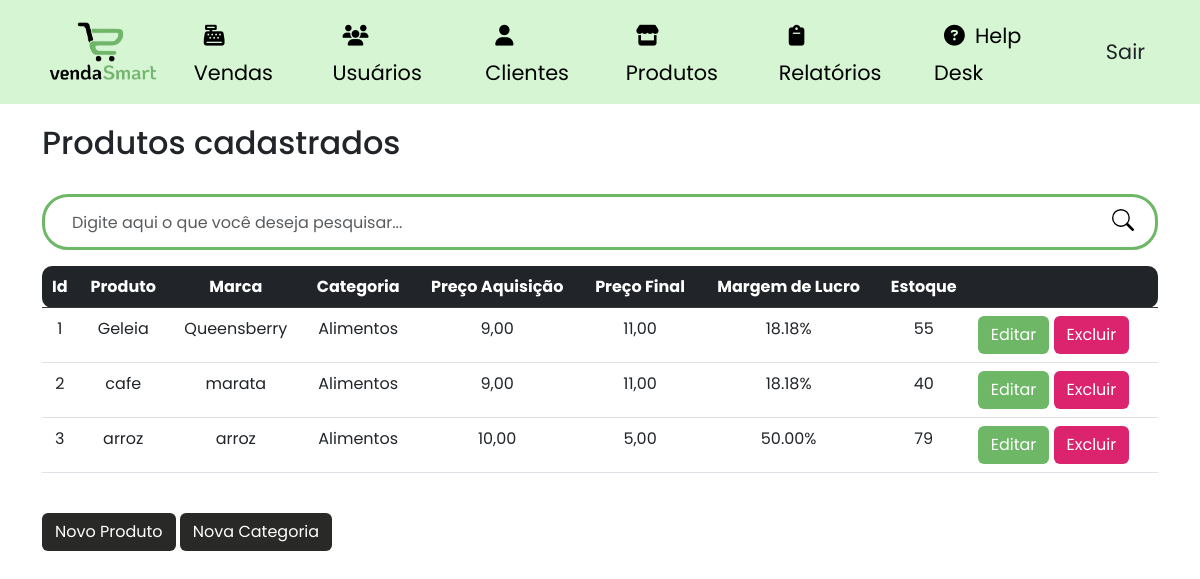
Before: /produtos (signed in) with the older database file.
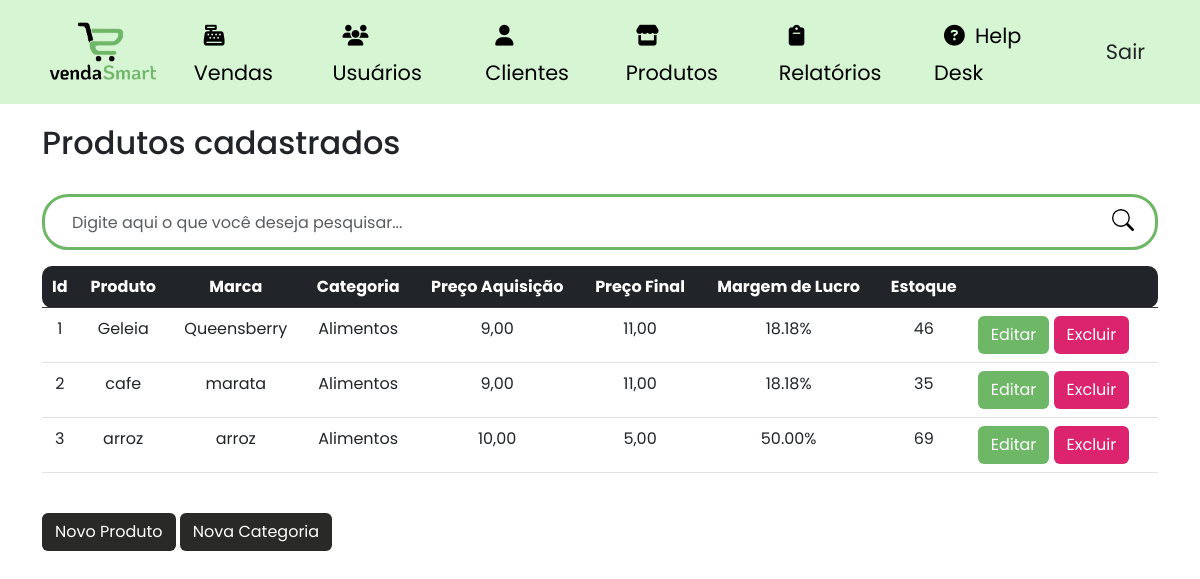
After: the same page with the newer database file.
### site_atividade/models/__init__.py (models this page shows, shortened)
class Produtos(database.Model):
    id_produtos = database.Column(database.Integer, primary_key=True)
    produto = database.Column(database.String, nullable=False)
    marca = database.Column(database.String, nullable=False)
    preco_aquisicao = database.Column(database.Float, nullable=False)
    preco = database.Column(database.Float, nullable=False)
    estoque = database.Column(database.Integer, nullable=False)
    margem_lucro = database.Column(database.Float, nullable=True)
    categoria_fk = database.Column(database.Integer, database.ForeignKey('categoria.id_categoria'), nullable=False)
    itens_venda = database.relationship('ItemVenda', backref='produto')

class Categoria(database.Model):
    id_categoria = database.Column(database.Integer, primary_key=True)
    categoria = database.Column(database.String, nullable=False)
    produtos = database.relationship('Produtos', backref='categoria', lazy=True)

### site_atividade/routers/__init__.py (the view)
@app.route("/produtos")
@login_required
def produtos():
    search_term = request.args.get('search')
    if search_term:
        produtos = Produtos.query.filter(Produtos.produto.ilike(f'%{search_term}%')).all()
    else:
        produtos = Produtos.query.all()
    categorias = Categoria.query.all()  # Obter todas as categorias
    return render_template('lista_produto.html', produtos=produtos, categorias=categorias)

### site_atividade/models/__init__.py (called while the page is built)
@login_manager.user_loader
def load_usuario(id_usuario):
    return Usuario.query.get(int(id_usuario))

### site_atividade/templates/lista_produto.html (shortened to what this page needs)
{% extends 'base.html' %}
{% block body %}
        <div class="container theme-showcase" role="main">
            <br>
            <div class="page-header">
                <h2 class="box-title col-md-12">Produtos cadastrados</h2>
            </div>
            <br>
            <div class="search-box">
                <form class="form-search" action="{{ url_for('produtos') }}" method="GET">
                    <div class="input-group form-group-search">
                        <input type="text" class="form-control form-control-search" placeholder="Digite aqui o que você deseja pesquisar..." id="search-input" name="search">
                        <span class="input-group-btn">
                            <button class="btn-search type="submit"></button>
                        </span>
                    </div>
                </form>
            </div>
            <div class="list-product">
                <table class="table table-hover scrollable-table">
                    <thead class="table-dark">
                        <tr>
                            <th class="text-center table-rounded-start">Id</th>
                            <th class="text-center">Produto</th>
                            <th class="text-center">Marca</th>
                            <th class="text-center">Categoria</th>
                            <th class="text-center">Preço Aquisição</th>
                            <th class="text-center">Preço Final</th>
                            <th class="text-center">Margem de Lucro</th>
                            <th class="text-center">Estoque</th>
                            <th class="table-rounded-end"> </th>
                        </tr>
                    </thead>
                    <tbody>
                    {% for produto in produtos %}
                        <tr data-href="#">
                           </td> <td class="text-center"> {{ produto.id_produtos }} </td>
                            <td class="text-center">{{ produto.produto }}</td>
                            <td class="text-center ">{{ produto.marca }}</td>
                            <td class="text-center">{{ produto.categoria.categoria }}</td>
                            <td class="text-center">{{ "{:.2f}".format(produto.preco_aquisicao).replace('.', ',') }}</td>
                            <td class="text-center">{{ "{:.2f}".format(produto.preco).replace('.', ',') }}</td>
                            <td class="text-center">{{ "{:.2f}%".format(produto.margem_lucro) }}</td>
                            <td class="text-center">{{ produto.estoque }}</td>
                            <td class="btn-edit-delete text-right">
                                <a class="btn btn-color1 text-white" data-toggle="modal" data-target="#editProdutoModal{{ produto.id_produtos }}">Editar</a>
                                <a class="btn btn-color2 text-white" data-toggle="modal" data-target="#deleteProdutoModal{{ produto.id_produtos }}">Excluir</a>
                            </td>
                        </tr>
                    {% endfor %}
                    </tbody>
                </table>
            </div>
            <br>
            <div class="pull-right">
                <button type="button" class="btn btn-color3" data-toggle="modal" data-target="#addProdutoModal">
                    Novo Produto
                </button>
                <button type="button" class="btn btn-color3" data-toggle="modal" data-target="#addCategoriaModal">
                    Nova Categoria
                </button>
            </div>
{% endblock %}

Changed rows visible on the page:
changed Produtos "Geleia": estoque "55" → "46"
changed Produtos "cafe": estoque "40" → "35"
changed Produtos "arroz": estoque "79" → "69"
